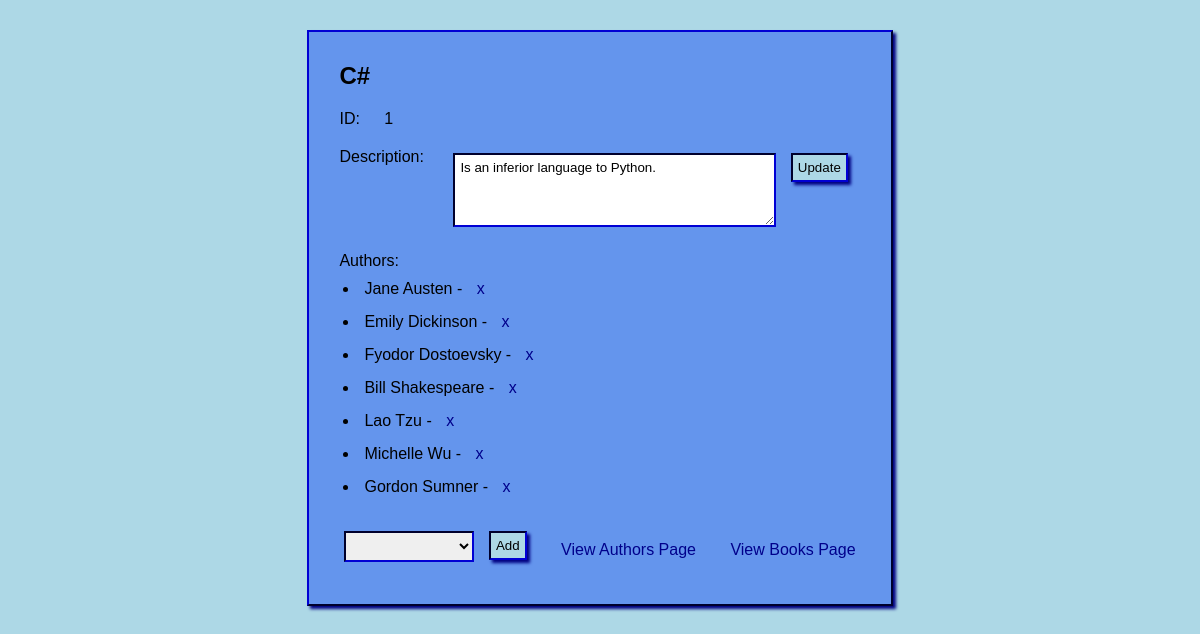
Screenshot of /update_book/1 with the database file from the repository.
### books_authors_app/models.py (models this page shows)
class Book(models.Model):
    title = models.CharField(max_length=255)
    desc = models.TextField()
    created_at = models.DateTimeField(auto_now_add=True)
    updated_at = models.DateTimeField(auto_now=True)

class Author(models.Model):
    first_name = models.CharField(max_length=255)
    last_name = models.CharField(max_length=255)
    books = models.ManyToManyField(Book,related_name="authors")
    notes = models.TextField(default='none')
    created_at = models.DateTimeField(auto_now_add=True)
    updated_at = models.DateTimeField(auto_now=True)

### books_authors_app/views.py (the view)
# urls.py: path('update_book/<int:book_id>',views.update_book),
def update_book(request,book_id):
    authors_left=[]
    book=Book.objects.get(id=book_id)
    for author in Author.objects.all():
        if book not in author.books.all():
            authors_left.append(author)
    context = {
        "book":Book.objects.get(id=book_id),
        "authors_left":authors_left,
    }
    return render(request,'update_book.html',context)

### books_authors_app/templates/update_book.html (shortened to what this page needs)
<!DOCTYPE html>
<html lang="en">
<head>
    {% load static %}
    <link rel="stylesheet" href="{% static 'css/style.css' %}">
</head>
<body>
    <div id="wrapper">
        <h2>{{book.title}}</h2>
        <span> ID: </span>
        <span> {{book.id}} </span>
        <br>
        <span> Description: </span>
        <form action="/save_book_update/{{book.id}}" method="post">
            <textarea id="update_description" name="description" rows="4" columns="80">{{book.desc}}</textarea>
            <input type="submit" value="Update">
        </form>
        <ul>Authors:
            {% for author in book.authors.all %}
            <li>{{author.first_name}} {{author.last_name}} - <a href="/remove_author_from_book/{{book.id}}/{{author.id}}"> x </a></li>
            {% endfor %}
        </ul>
        <form action="/add_author_to_book/{{book.id}}" method="post">
            <select name="author_to_add_to_book" id="author_to_add_to_book">
            </select>
            <input type="submit" value="Add">
        </form>
        <a class="view2" href="/authors">View Authors Page</a>
        <a class="view2" href="/">View Books Page</a>
    </div>
</body>
</html>

### books_authors_app/static/css/style.css (style rules this page uses)
* { margin:5px; border:0px; padding:5px; box-sizing: border-box; font-family: Tahoma, sans-serif; vertical-align: top; }
body { background-color: lightblue; }
#wrapper { background-color:cornflowerblue; width:800px; width:fit-content; margin:10px auto; padding:20px; box-shadow: 3px 3px 3px navy; border: 2px outset navy; }
form { width:fit-content; display:inline-block; }
input,select,textarea,table { border: 2px inset navy; }
input[type="submit"] { background-color:lightblue; box-shadow: 3px 3px 3px navy; }
.view2 { display:inline-block; margin: 20px 10px; }
span { display: inline-block; }
a { text-decoration: none; color:darkblue; }
li { margin-left:20px; }
select { width:130px; }
#update_description { box-sizing:content-box; width:309px; }

### rows the page displays
Book: title "C#", id "1", description "Is an inferior language to Python."
Author: first_name "Jane", last_name "Austen"
Author: first_name "Emily", last_name "Dickinson"
Author: first_name "Fyodor", last_name "Dostoevsky"
Author: first_name "Bill", last_name "Shakespeare"
Author: first_name "Lao", last_name "Tzu"
Author: first_name "Michelle", last_name "Wu"
Author: first_name "Gordon", last_name "Sumner"
